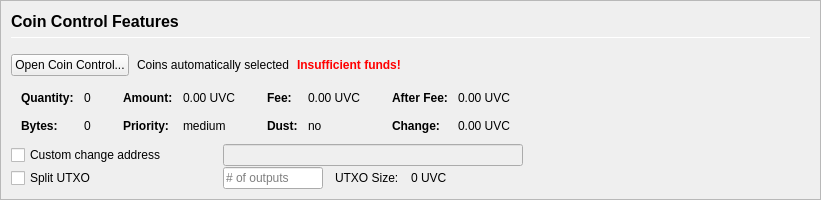
         <widget class="QFrame" name="frameCoinControl">
          <property name="sizePolicy">
           <sizepolicy hsizetype="Expanding" vsizetype="Expanding">
            <horstretch>0</horstretch>
            <verstretch>0</verstretch>
           </sizepolicy>
          </property>
          <property name="maximumSize">
           <size>
            <width>16777215</width>
            <height>16777215</height>
           </size>
          </property>
          <property name="frameShape">
           <enum>QFrame::StyledPanel</enum>
          </property>
          <property name="frameShadow">
           <enum>QFrame::Sunken</enum>
          </property>
          <layout class="QVBoxLayout" name="verticalLayoutCoinControl2">
           <property name="spacing">
            <number>0</number>
           </property>
           <property name="leftMargin">
            <number>0</number>
           </property>
           <property name="topMargin">
            <number>0</number>
           </property>
           <property name="rightMargin">
            <number>0</number>
           </property>
           <property name="bottomMargin">
            <number>0</number>
           </property>
           <item>
            <widget class="QFrame" name="frameCoinControl_BG">
             <layout class="QVBoxLayout" name="verticalLayoutCoinControl" stretch="0,0,0,0,0,0">
              <property name="spacing">
               <number>1</number>
              </property>
              <property name="leftMargin">
               <number>10</number>
              </property>
              <property name="topMargin">
               <number>10</number>
              </property>
              <item>
               <layout class="QHBoxLayout" name="horizontalLayoutCoinControl1">
                <property name="bottomMargin">
                 <number>15</number>
                </property>
                <item>
                 <layout class="QVBoxLayout" name="verticalLayout_3">
                  <property name="spacing">
                   <number>6</number>
                  </property>
                  <item>
                   <widget class="QLabel" name="labelCoinControlFeatures">
                    <property name="sizePolicy">
                     <sizepolicy hsizetype="Preferred" vsizetype="Maximum">
                      <horstretch>0</horstretch>
                      <verstretch>0</verstretch>
                     </sizepolicy>
                    </property>
                    <property name="minimumSize">
                     <size>
                      <width>0</width>
                      <height>20</height>
                     </size>
                    </property>
                    <property name="font">
                     <font>
                      <pointsize>12</pointsize>
                      <weight>75</weight>
                      <bold>true</bold>
                     </font>
                    </property>
                    <property name="styleSheet">
                     <string notr="true">font-weight:bold;</string>
                    </property>
                    <property name="text">
                     <string>Coin Control Features</string>
                    </property>
                   </widget>
                  </item>
                  <item>
                   <widget class="Line" name="line">
                    <property name="minimumSize">
                     <size>
                      <width>0</width>
                      <height>1</height>
                     </size>
                    </property>
                    <property name="maximumSize">
                     <size>
                      <width>16777215</width>
                      <height>1</height>
                     </size>
                    </property>
                    <property name="orientation">
                     <enum>Qt::Horizontal</enum>
                    </property>
                   </widget>
                  </item>
                 </layout>
                </item>
               </layout>
              </item>
              <item>
               <layout class="QHBoxLayout" name="horizontalLayoutCoinControl2" stretch="0,0,0,0">
                <property name="spacing">
                 <number>8</number>
                </property>
                <property name="bottomMargin">
                 <number>10</number>
                </property>
                <item>
                 <widget class="QPushButton" name="pushButtonCoinControl">
                  <property name="styleSheet">
                   <string notr="true"/>
                  </property>
                  <property name="text">
                   <string>Open Coin Control...</string>
                  </property>
                  <property name="autoDefault">
                   <bool>false</bool>
                  </property>
                 </widget>
                </item>
                <item>
                 <widget class="QLabel" name="labelCoinControlAutomaticallySelected">
                  <property name="text">
                   <string>Coins automatically selected</string>
                  </property>
                  <property name="margin">
                   <number>5</number>
                  </property>
                 </widget>
                </item>
                <item>
                 <widget class="QLabel" name="labelCoinControlInsuffFunds">
                  <property name="font">
                   <font>
                    <weight>75</weight>
                    <bold>true</bold>
                   </font>
                  </property>
                  <property name="styleSheet">
                   <string notr="true">color:red;font-weight:bold;</string>
                  </property>
                  <property name="text">
                   <string>Insufficient funds!</string>
                  </property>
                  <property name="margin">
                   <number>5</number>
                  </property>
                 </widget>
                </item>
                <item>
                 <spacer name="horizontalSpacerCoinControl">
                  <property name="orientation">
                   <enum>Qt::Horizontal</enum>
                  </property>
                  <property name="sizeHint" stdset="0">
                   <size>
                    <width>40</width>
                    <height>1</height>
                   </size>
                  </property>
                 </spacer>
                </item>
               </layout>
              </item>
              <item>
               <widget class="QWidget" name="widgetCoinControl" native="true">
                <property name="sizePolicy">
                 <sizepolicy hsizetype="Preferred" vsizetype="Preferred">
                  <horstretch>0</horstretch>
                  <verstretch>0</verstretch>
                 </sizepolicy>
                </property>
                <property name="minimumSize">
                 <size>
                  <width>0</width>
                  <height>0</height>
                 </size>
                </property>
                <property name="styleSheet">
                 <string notr="true"/>
                </property>
                <layout class="QHBoxLayout" name="horizontalLayoutCoinControl5">
                 <property name="leftMargin">
                  <number>0</number>
                 </property>
                 <property name="topMargin">
                  <number>0</number>
                 </property>
                 <property name="rightMargin">
                  <number>0</number>
                 </property>
                 <property name="bottomMargin">
                  <number>0</number>
                 </property>
                 <item>
                  <layout class="QHBoxLayout" name="horizontalLayoutCoinControl3" stretch="0,0,0,1">
                   <property name="spacing">
                    <number>20</number>
                   </property>
                   <property name="topMargin">
                    <number>0</number>
                   </property>
                   <property name="bottomMargin">
                    <number>10</number>
                   </property>
                   <item>
                    <layout class="QFormLayout" name="formLayoutCoinControl1">
                     <property name="horizontalSpacing">
                      <number>10</number>
                     </property>
                     <property name="verticalSpacing">
                      <number>14</number>
                     </property>
                     <property name="leftMargin">
                      <number>10</number>
                     </property>
                     <property name="topMargin">
                      <number>4</number>
                     </property>
                     <property name="rightMargin">
                      <number>6</number>
                     </property>
                     <item row="0" column="0">
                      <widget class="QLabel" name="labelCoinControlQuantityText">
                       <property name="font">
                        <font>
                         <weight>75</weight>
                         <bold>true</bold>
                        </font>
                       </property>
                       <property name="text">
                        <string>Quantity:</string>
                       </property>
                       <property name="margin">
                        <number>0</number>
                       </property>
                      </widget>
                     </item>
                     <item row="0" column="1">
                      <widget class="QLabel" name="labelCoinControlQuantity">
                       <property name="cursor">
                        <cursorShape>IBeamCursor</cursorShape>
                       </property>
                       <property name="contextMenuPolicy">
                        <enum>Qt::ActionsContextMenu</enum>
                       </property>
                       <property name="text">
                        <string notr="true">0</string>
                       </property>
                       <property name="margin">
                        <number>0</number>
                       </property>
                       <property name="textInteractionFlags">
                        <set>Qt::LinksAccessibleByMouse|Qt::TextSelectableByKeyboard|Qt::TextSelectableByMouse</set>
                       </property>
                      </widget>
                     </item>
                     <item row="1" column="0">
                      <widget class="QLabel" name="labelCoinControlBytesText">
                       <property name="font">
                        <font>
                         <weight>75</weight>
                         <bold>true</bold>
                        </font>
                       </property>
                       <property name="text">
                        <string>Bytes:</string>
                       </property>
                      </widget>
                     </item>
                     <item row="1" column="1">
                      <widget class="QLabel" name="labelCoinControlBytes">
                       <property name="cursor">
                        <cursorShape>IBeamCursor</cursorShape>
                       </property>
                       <property name="contextMenuPolicy">
                        <enum>Qt::ActionsContextMenu</enum>
                       </property>
                       <property name="text">
                        <string notr="true">0</string>
                       </property>
                       <property name="textInteractionFlags">
                        <set>Qt::LinksAccessibleByMouse|Qt::TextSelectableByKeyboard|Qt::TextSelectableByMouse</set>
                       </property>
                      </widget>
                     </item>
                    </layout>
                   </item>
                   <item>
                    <layout class="QFormLayout" name="formLayoutCoinControl2">
                     <property name="horizontalSpacing">
                      <number>10</number>
                     </property>
                     <property name="verticalSpacing">
                      <number>14</number>
                     </property>
                     <property name="leftMargin">
                      <number>6</number>
                     </property>
                     <property name="topMargin">
                      <number>4</number>
                     </property>
                     <property name="rightMargin">
                      <number>6</number>
                     </property>
                     <item row="0" column="0">
                      <widget class="QLabel" name="labelCoinControlAmountText">
                       <property name="font">
                        <font>
                         <weight>75</weight>
                         <bold>true</bold>
                        </font>
                       </property>
                       <property name="text">
                        <string>Amount:</string>
                       </property>
                       <property name="margin">
                        <number>0</number>
                       </property>
                      </widget>
                     </item>
                     <item row="0" column="1">
                      <widget class="QLabel" name="labelCoinControlAmount">
                       <property name="cursor">
                        <cursorShape>IBeamCursor</cursorShape>
                       </property>
                       <property name="contextMenuPolicy">
                        <enum>Qt::ActionsContextMenu</enum>
                       </property>
                       <property name="text">
                        <string notr="true">0.00 UVC</string>
                       </property>
                       <property name="textInteractionFlags">
                        <set>Qt::LinksAccessibleByMouse|Qt::TextSelectableByKeyboard|Qt::TextSelectableByMouse</set>
                       </property>
                      </widget>
                     </item>
                     <item row="1" column="0">
                      <widget class="QLabel" name="labelCoinControlPriorityText">
                       <property name="font">
                        <font>
                         <weight>75</weight>
                         <bold>true</bold>
                        </font>
                       </property>
                       <property name="text">
                        <string>Priority:</string>
                       </property>
                      </widget>
                     </item>
                     <item row="1" column="1">
                      <widget class="QLabel" name="labelCoinControlPriority">
                       <property name="cursor">
                        <cursorShape>IBeamCursor</cursorShape>
                       </property>
                       <property name="contextMenuPolicy">
                        <enum>Qt::ActionsContextMenu</enum>
                       </property>
                       <property name="text">
                        <string>medium</string>
                       </property>
                       <property name="textInteractionFlags">
                        <set>Qt::LinksAccessibleByMouse|Qt::TextSelectableByKeyboard|Qt::TextSelectableByMouse</set>
                       </property>
                      </widget>
                     </item>
                    </layout>
                   </item>
                   <item>
                    <layout class="QFormLayout" name="formLayoutCoinControl3">
                     <property name="horizontalSpacing">
                      <number>10</number>
                     </property>
                     <property name="verticalSpacing">
                      <number>14</number>
                     </property>
                     <property name="leftMargin">
                      <number>6</number>
                     </property>
                     <property name="topMargin">
                      <number>4</number>
                     </property>
                     <property name="rightMargin">
                      <number>6</number>
                     </property>
                     <item row="0" column="0">
                      <widget class="QLabel" name="labelCoinControlFeeText">
                       <property name="font">
                        <font>
                         <weight>75</weight>
                         <bold>true</bold>
                        </font>
                       </property>
                       <property name="text">
                        <string>Fee:</string>
                       </property>
                       <property name="margin">
                        <number>0</number>
                       </property>
                      </widget>
                     </item>
                     <item row="0" column="1">
                      <widget class="QLabel" name="labelCoinControlFee">
                       <property name="cursor">
                        <cursorShape>IBeamCursor</cursorShape>
                       </property>
                       <property name="contextMenuPolicy">
                        <enum>Qt::ActionsContextMenu</enum>
                       </property>
                       <property name="text">
                        <string notr="true">0.00 UVC</string>
                       </property>
                       <property name="textInteractionFlags">
                        <set>Qt::LinksAccessibleByMouse|Qt::TextSelectableByKeyboard|Qt::TextSelectableByMouse</set>
                       </property>
                      </widget>
                     </item>
                     <item row="1" column="0">
                      <widget class="QLabel" name="labelCoinControlLowOutputText">
                       <property name="font">
                        <font>
                         <weight>75</weight>
                         <bold>true</bold>
                        </font>
                       </property>
                       <property name="text">
                        <string>Dust:</string>
                       </property>
                      </widget>
                     </item>
                     <item row="1" column="1">
                      <widget class="QLabel" name="labelCoinControlLowOutput">
                       <property name="cursor">
                        <cursorShape>IBeamCursor</cursorShape>
                       </property>
                       <property name="contextMenuPolicy">
                        <enum>Qt::ActionsContextMenu</enum>
                       </property>
                       <property name="text">
                        <string>no</string>
                       </property>
                       <property name="textInteractionFlags">
                        <set>Qt::LinksAccessibleByMouse|Qt::TextSelectableByKeyboard|Qt::TextSelectableByMouse</set>
                       </property>
                      </widget>
                     </item>
                    </layout>
                   </item>
                   <item>
                    <layout class="QFormLayout" name="formLayoutCoinControl4">
                     <property name="horizontalSpacing">
                      <number>10</number>
                     </property>
                     <property name="verticalSpacing">
                      <number>14</number>
                     </property>
                     <property name="leftMargin">
                      <number>6</number>
                     </property>
                     <property name="topMargin">
                      <number>4</number>
                     </property>
                     <property name="rightMargin">
                      <number>6</number>
                     </property>
                     <item row="0" column="0">
                      <widget class="QLabel" name="labelCoinControlAfterFeeText">
                       <property name="font">
                        <font>
                         <weight>75</weight>
                         <bold>true</bold>
                        </font>
                       </property>
                       <property name="text">
                        <string>After Fee:</string>
                       </property>
                       <property name="margin">
                        <number>0</number>
                       </property>
                      </widget>
                     </item>
                     <item row="0" column="1">
                      <widget class="QLabel" name="labelCoinControlAfterFee">
                       <property name="cursor">
                        <cursorShape>IBeamCursor</cursorShape>
                       </property>
                       <property name="contextMenuPolicy">
                        <enum>Qt::ActionsContextMenu</enum>
                       </property>
                       <property name="text">
                        <string notr="true">0.00 UVC</string>
                       </property>
                       <property name="textInteractionFlags">
                        <set>Qt::LinksAccessibleByMouse|Qt::TextSelectableByKeyboard|Qt::TextSelectableByMouse</set>
                       </property>
                      </widget>
                     </item>
                     <item row="1" column="0">
                      <widget class="QLabel" name="labelCoinControlChangeText">
                       <property name="font">
                        <font>
                         <weight>75</weight>
                         <bold>true</bold>
                        </font>
                       </property>
                       <property name="text">
                        <string>Change:</string>
                       </property>
                      </widget>
                     </item>
                     <item row="1" column="1">
                      <widget class="QLabel" name="labelCoinControlChange">
                       <property name="cursor">
                        <cursorShape>IBeamCursor</cursorShape>
                       </property>
                       <property name="contextMenuPolicy">
                        <enum>Qt::ActionsContextMenu</enum>
                       </property>
                       <property name="text">
                        <string notr="true">0.00 UVC</string>
                       </property>
                       <property name="textInteractionFlags">
                        <set>Qt::LinksAccessibleByMouse|Qt::TextSelectableByKeyboard|Qt::TextSelectableByMouse</set>
                       </property>
                      </widget>
                     </item>
                    </layout>
                   </item>
                  </layout>
                 </item>
                </layout>
               </widget>
              </item>
              <item>
               <layout class="QHBoxLayout" name="horizontalLayoutCoinControl4">
                <property name="spacing">
                 <number>12</number>
                </property>
                <property name="sizeConstraint">
                 <enum>QLayout::SetDefaultConstraint</enum>
                </property>
                <property name="topMargin">
                 <number>0</number>
                </property>
                <property name="rightMargin">
                 <number>0</number>
                </property>
                <item>
                 <widget class="QCheckBox" name="checkBoxCoinControlChange">
                  <property name="sizePolicy">
                   <sizepolicy hsizetype="Preferred" vsizetype="Preferred">
                    <horstretch>0</horstretch>
                    <verstretch>0</verstretch>
                   </sizepolicy>
                  </property>
                  <property name="minimumSize">
                   <size>
                    <width>200</width>
                    <height>0</height>
                   </size>
                  </property>
                  <property name="maximumSize">
                   <size>
                    <width>200</width>
                    <height>16777215</height>
                   </size>
                  </property>
                  <property name="toolTip">
                   <string>If this is activated, but the change address is empty or invalid, change will be sent to a newly generated address.</string>
                  </property>
                  <property name="text">
                   <string>Custom change address</string>
                  </property>
                 </widget>
                </item>
                <item>
                 <widget class="QValidatedLineEdit" name="lineEditCoinControlChange">
                  <property name="enabled">
                   <bool>false</bool>
                  </property>
                  <property name="sizePolicy">
                   <sizepolicy hsizetype="Preferred" vsizetype="Preferred">
                    <horstretch>0</horstretch>
                    <verstretch>0</verstretch>
                   </sizepolicy>
                  </property>
                  <property name="minimumSize">
                   <size>
                    <width>300</width>
                    <height>0</height>
                   </size>
                  </property>
                 </widget>
                </item>
                <item>
                 <widget class="QLabel" name="labelCoinControlChangeLabel">
                  <property name="sizePolicy">
                   <sizepolicy hsizetype="Preferred" vsizetype="Preferred">
                    <horstretch>0</horstretch>
                    <verstretch>0</verstretch>
                   </sizepolicy>
                  </property>
                  <property name="minimumSize">
                   <size>
                    <width>100</width>
                    <height>0</height>
                   </size>
                  </property>
                  <property name="text">
                   <string/>
                  </property>
                  <property name="margin">
                   <number>3</number>
                  </property>
                 </widget>
                </item>
               </layout>
              </item>
              <item>
               <layout class="QHBoxLayout" name="horizontalLayoutCoinControl6">
                <property name="spacing">
                 <number>12</number>
                </property>
                <property name="rightMargin">
                 <number>0</number>
                </property>
                <item>
                 <widget class="QCheckBox" name="splitBlockCheckBox">
                  <property name="sizePolicy">
                   <sizepolicy hsizetype="Preferred" vsizetype="Preferred">
                    <horstretch>0</horstretch>
                    <verstretch>0</verstretch>
                   </sizepolicy>
                  </property>
                  <property name="minimumSize">
                   <size>
                    <width>200</width>
                    <height>0</height>
                   </size>
                  </property>
                  <property name="maximumSize">
                   <size>
                    <width>200</width>
                    <height>16777215</height>
                   </size>
                  </property>
                  <property name="text">
                   <string>Split UTXO</string>
                  </property>
                 </widget>
                </item>
                <item>
                 <widget class="QLineEdit" name="splitBlockLineEdit">
                  <property name="sizePolicy">
                   <sizepolicy hsizetype="Preferred" vsizetype="Preferred">
                    <horstretch>50</horstretch>
                    <verstretch>0</verstretch>
                   </sizepolicy>
                  </property>
                  <property name="minimumSize">
                   <size>
                    <width>100</width>
                    <height>0</height>
                   </size>
                  </property>
                  <property name="maximumSize">
                   <size>
                    <width>100</width>
                    <height>16777215</height>
                   </size>
                  </property>
                  <property name="placeholderText">
                   <string># of outputs</string>
                  </property>
                 </widget>
                </item>
                <item>
                 <widget class="QLabel" name="labelBlockSizeText">
                  <property name="text">
                   <string>UTXO Size:</string>
                  </property>
                 </widget>
                </item>
                <item>
                 <widget class="QLabel" name="labelBlockSize">
                  <property name="text">
                   <string>0 UVC</string>
                  </property>
                 </widget>
                </item>
                <item>
                 <spacer name="horizontalSpacer_7">
                  <property name="orientation">
                   <enum>Qt::Horizontal</enum>
                  </property>
                  <property name="sizeHint" stdset="0">
                   <size>
                    <width>40</width>
                    <height>20</height>
                   </size>
                  </property>
                 </spacer>
                </item>
               </layout>
              </item>
              <item>
               <spacer name="verticalSpacerCoinControl">
                <property name="orientation">
                 <enum>Qt::Vertical</enum>
                </property>
                <property name="sizeHint" stdset="0">
                 <size>
                  <width>800</width>
                  <height>1</height>
                 </size>
                </property>
               </spacer>
              </item>
             </layout>
            </widget>
           </item>
          </layout>
         </widget>
